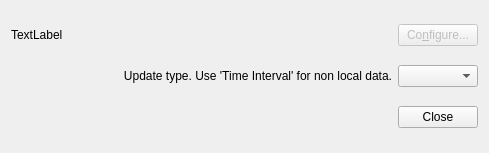
<?xml version="1.0" encoding="UTF-8"?>
<ui version="4.0">
 <class>DataSourceDialog</class>
 <widget class="QDialog" name="DataSourceDialog">
  <property name="geometry">
   <rect>
    <x>0</x>
    <y>0</y>
    <width>489</width>
    <height>153</height>
   </rect>
  </property>
  <property name="windowTitle">
   <string>Dialog</string>
  </property>
  <layout class="QGridLayout" name="gridLayout">
   <item row="1" column="3">
    <widget class="QComboBox" name="_updateBox">
     <property name="minimumSize">
      <size>
       <width>0</width>
       <height>0</height>
      </size>
     </property>
    </widget>
   </item>
   <item row="1" column="0" colspan="3">
    <widget class="QLabel" name="_fileType_3">
     <property name="sizePolicy">
      <sizepolicy hsizetype="Preferred" vsizetype="Fixed">
       <horstretch>10</horstretch>
       <verstretch>0</verstretch>
      </sizepolicy>
     </property>
     <property name="text">
      <string>Update type. Use 'Time Interval' for non local data.</string>
     </property>
     <property name="alignment">
      <set>Qt::AlignRight|Qt::AlignTrailing|Qt::AlignVCenter</set>
     </property>
     <property name="wordWrap">
      <bool>false</bool>
     </property>
    </widget>
   </item>
   <item row="0" column="3">
    <widget class="QPushButton" name="_configure">
     <property name="enabled">
      <bool>false</bool>
     </property>
     <property name="sizePolicy">
      <sizepolicy hsizetype="Fixed" vsizetype="Fixed">
       <horstretch>0</horstretch>
       <verstretch>0</verstretch>
      </sizepolicy>
     </property>
     <property name="text">
      <string>Co&amp;nfigure...</string>
     </property>
    </widget>
   </item>
   <item row="0" column="0" colspan="3">
    <widget class="QLabel" name="_fileName">
     <property name="sizePolicy">
      <sizepolicy hsizetype="Preferred" vsizetype="Fixed">
       <horstretch>0</horstretch>
       <verstretch>0</verstretch>
      </sizepolicy>
     </property>
     <property name="text">
      <string>TextLabel</string>
     </property>
    </widget>
   </item>
   <item row="2" column="3">
    <widget class="QDialogButtonBox" name="buttonBox">
     <property name="orientation">
      <enum>Qt::Horizontal</enum>
     </property>
     <property name="standardButtons">
      <set>QDialogButtonBox::Close</set>
     </property>
    </widget>
   </item>
  </layout>
 </widget>
 <resources/>
 <connections>
  <connection>
   <sender>buttonBox</sender>
   <signal>accepted()</signal>
   <receiver>DataSourceDialog</receiver>
   <slot>accept()</slot>
   <hints>
    <hint type="sourcelabel">
     <x>435</x>
     <y>125</y>
    </hint>
    <hint type="destinationlabel">
     <x>141</x>
     <y>133</y>
    </hint>
   </hints>
  </connection>
  <connection>
   <sender>buttonBox</sender>
   <signal>rejected()</signal>
   <receiver>DataSourceDialog</receiver>
   <slot>reject()</slot>
   <hints>
    <hint type="sourcelabel">
     <x>435</x>
     <y>125</y>
    </hint>
    <hint type="destinationlabel">
     <x>286</x>
     <y>104</y>
    </hint>
   </hints>
  </connection>
 </connections>
</ui>
